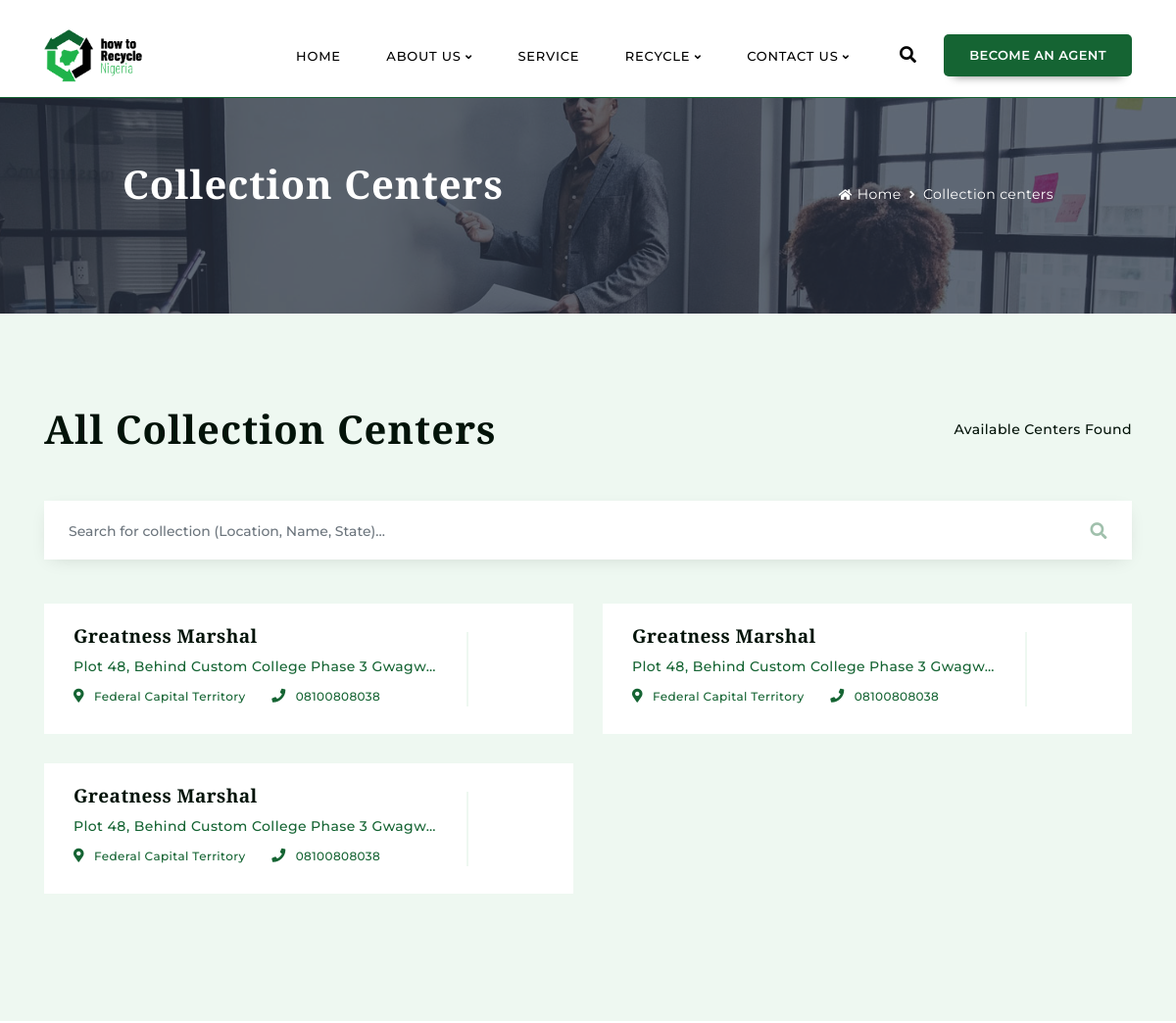
The page /nearby_recycling_centres/ (upper part) on the database as committed earlier.
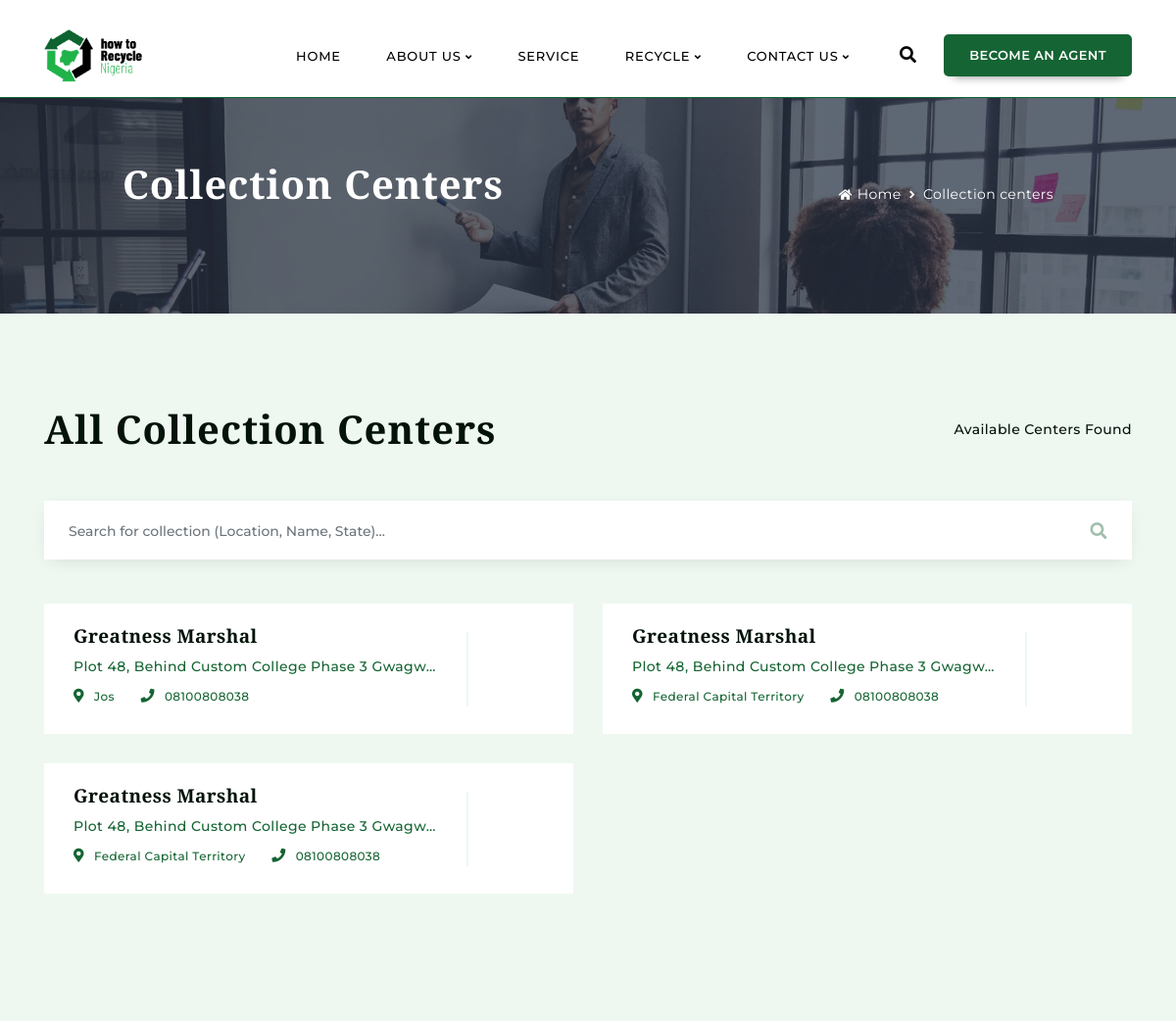
The same page on the database as committed later.
### account/models.py (models this page shows, shortened)
class CollectionCenterModel(models.Model):
    name = models.CharField(max_length=400)
    number = models.CharField(max_length=15)
    whats_app = models.CharField(max_length=15)
    state = models.CharField(max_length=400)
    google_map_link = models.CharField(max_length=4000)
    full_address = models.TextField()
    opening_time = models.CharField(max_length=15)
    closing_time = models.CharField(max_length=15)
    pricing = models.ManyToManyField(PricesModel)
    updated_on = models.DateTimeField(auto_now= True)
    created_on = models.DateTimeField(auto_now_add=True)
    class Meta:
        ordering = ['-created_on']

### account/views.py (the view)
# urls.py: path('nearby_recycling_centres/', NearbyRecyclingCentres.as_view(), name="nearby_recycling_centres" ),
class NearbyRecyclingCentres(ListView):
    model = CollectionCenterModel
    template_name = 'collection/nearby_recycling_centres.html'
    paginate_by = 10

### template/collection/nearby_recycling_centres.html (shortened to what this page needs)
{% extends "base.html" %}
{% load static %}
{% block content %}
    <section class="inner-banner pt-80 pb-95" style="background-image: url('../static/img/banner/inner-banner.jpg'); height: 20rem;" data-overlay="7">
        <div class="container">
            <div class="row z-5 align-items-center" style="padding: 5rem;">
                <div class="col-md-8 text-center text-md-left">
                    <h1 class="f-700 green white">Collection Centers</h1>
                    <span class="green-line bg-green d-none d-md-inline-block"></span>
                </div>
                <div class="col-md-4 text-center text-md-right">
                    <nav aria-label="breadcrumb" class="banner-breadcump">
                        <ol class="breadcrumb justify-content-center">
                            <li class="breadcrumb-item"><a href="{% url 'account:home_page' %}"><i class="fas fa-home fs-12 mr-5"></i>Home</a></li>
                            <li class="breadcrumb-item active" aria-current="page">Collection centers</li>
                        </ol>
                    </nav>
                </div>
            </div>
        </div>
    </section>
    <section class="job-list-section bg-light-white pt-90 pb-100">
        <div class="container">
            <div class="row align-items-end  mb-45">
                <div class="col-lg-7 col-md-12 text-center text-lg-left">
                    <div class="fancy-head left-al">
                        <h1 class="mb-sm-10">All Collection Centers</h1>
                    </div>
                </div>
                <div class="col-lg-5 col-md-12 text-center text-lg-right">
                    <p class="job-found f-500 blue">
                        <span class="green">Available</span> Centers Found
                    </p>
                </div>
            </div>
            <form action="{% url 'account:search_result' %}" class="search" method="get">
                <div class="form-group relative mb-45 ">
                    <input type="text" class="form-control input-lg input-white shadow-5" name="q" placeholder="Search for collection (Location, Name, State)...">
                    <i class="fas fa-search transform-v-center"></i>
                </div>
            </form>
            <div class="row">
                {% for object in object_list %}
                <div class="col-lg-6">
                    <div class="job-list d-flex align-items-center justify-content-between">
                        <div class="job-detail">
                            <h5 class="f-700 fs-19 mb-5"><a href="#">{{object.name}}</a></h5>
                            <p class="green f-500 mb-5">{{object.full_address|truncatechars:45}}</p>
                            <ul class="list-inline fs-12 mb-5">
                                <li class="list-inline-item pr-15">
                                    <i class="fas fa-map-marker-alt mr-10 fs-14 green"></i>{{object.state}}
                                </li>
                                <li class="list-inline-item pr-15">
                                    <i class="fas fa-phone mr-10 fs-14 green"></i>{{object.number}}</li>
                            </ul>
                        </div>
                        <div class="job-apply">
                            <a href="{% url 'account:nearby_recycling_centres_detail' object.id %}" class="plus-btn flex-center">
                                <i class="fas fa-arrow-right"></i>
                            </a>
                        </div>
                    </div>
                </div>
                {% endfor %}
            </div>
        </div>
    </section>
{% endblock content %}

Rows that differ between the two databases and show on the page:
changed CollectionCenterModel: state "Federal Capital Territory" → "Jos"
